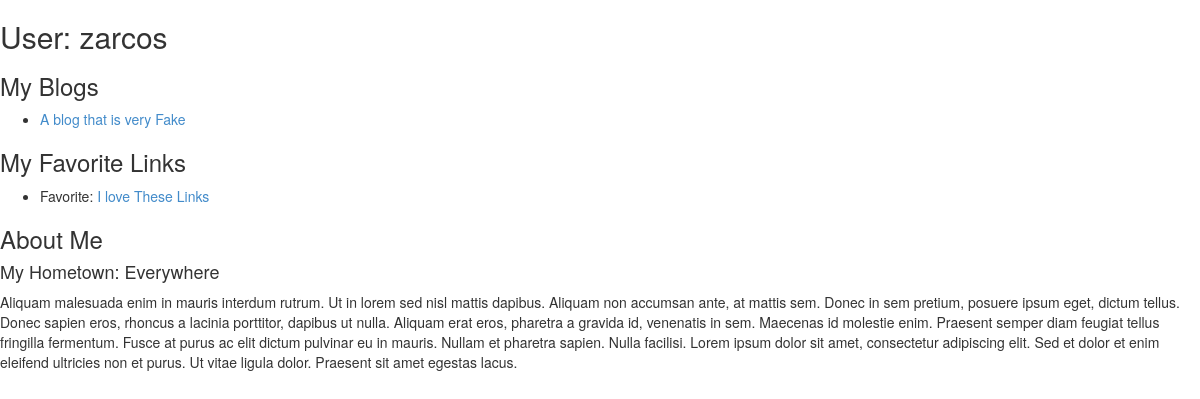
Screenshot of /dblog/zarcos/ with the database file from the repository.
### dblog/models.py (models this page shows, shortened)
class Author(models.Model):
	authorID = models.CharField(max_length=50)
	lastName = models.CharField(max_length=50)
	firstName = models.CharField(max_length=50)

class Blog(models.Model):
	blogID = models.CharField(max_length=50)
	authorID = models.ForeignKey(Author, related_name='author_blog')
	title = models.CharField(max_length=120)
	subtitle = models.CharField(max_length=120, null=True, blank=True)
	editor = models.ForeignKey(Author, null=True, blank=True, related_name='author_blog_editor')

class FavoriteLink(models.Model):
	authorID = models.ForeignKey(Author, related_name='author_favoriteLink')
	title = models.CharField(max_length=256)
	description = models.TextField(null=True, blank=True)
	URL = models.CharField(max_length=256)

class Bio(models.Model):
	authorID = models.ForeignKey(Author, related_name='author_bio')
	title = models.CharField(max_length=256, null=True, blank=True)
	subtitle = models.CharField(max_length=256, null=True, blank=True)
	body = models.TextField()
	hometown = models.CharField(max_length=50)
	hobbies = models.TextField()

### dblog/views.py (the view)
# urls.py: url(r'^(?P<author_ID>\w+)/$', views.detail, name='detail'),
def detail(request, author_ID):
	author = get_object_or_404(Author, authorID__exact=author_ID)
	blog_list = Blog.objects.order_by('title')
	link_list = FavoriteLink.objects.order_by('authorID')
	bio_list = Bio.objects.order_by('authorID')
	return render(request, 'dblog/detail.html', {'author': author, 'blog_list': blog_list, 'link_list': link_list, 'bio_list': bio_list})

### dblog/templates/dblog/detail.html
{% load staticfiles %}
<link rel="stylesheet" type="text/css" href="{% static 'dblog/style.css' %}"/>
<link rel="stylesheet" type="text/css" href="{% static 'dblog/bootstrap.min.css' %}"/>
<h2>User: {{ author.authorID }}</h2>
<h3>My Blogs</h3>
<ul>
{% for blog in blog_list %}
	{% if blog.authorID == author %}
    <li><a href="{{ blog.blogID }}">{{ blog.title }}</a></li>
	{% endif %}
{% endfor %}
</ul>
<h3>My Favorite Links</h3>
<ul>
{% for favoritelink in link_list %}
	{% if favoritelink.authorID == author %}
    <li> Favorite: <a href="{{ favoritelink.URL }}">{{ favoritelink.title }}</a></li>
	{% endif %}
{% endfor %}
</ul>
<h3>About Me</h3>
{% for bio in bio_list %}
	{% if bio.authorID == author %}
    	<h4>
    		My Hometown: {{ bio.hometown}}
    	</h4>
    	<p>
    		{{ bio.body }}
    	</p>
	{% endif %}
{% endfor %}

### rows the page displays
Author: authorID "zarcos"
Blog: title "A blog that is very Fake"
FavoriteLink: title "I love These Links"
Bio: hometown "Everywhere", body "Aliquam malesuada enim in mauris interdum rutrum. Ut in lorem sed nisl mattis dapibus. Aliquam non accumsan ante, at mattis sem. Donec in sem pretium, posuere ipsum eget, dictum tellus. Donec sapien eros, rhoncus a lacinia porttitor, dapibus ut nulla. Aliquam erat eros, pharetra a gravida id, venenatis in sem. Maecenas id molestie enim. Praesent semper diam feugiat tellus fringilla fermentum. Fusce at purus ac elit dictum pulvinar eu in mauris. Nullam et pharetra sapien. Nulla facilisi. Lorem ipsum dolor sit amet, consectetur adipiscing elit. Sed et dolor et enim eleifend ultricies non et purus. Ut vitae ligula dolor. Praesent sit amet egestas lacus."
